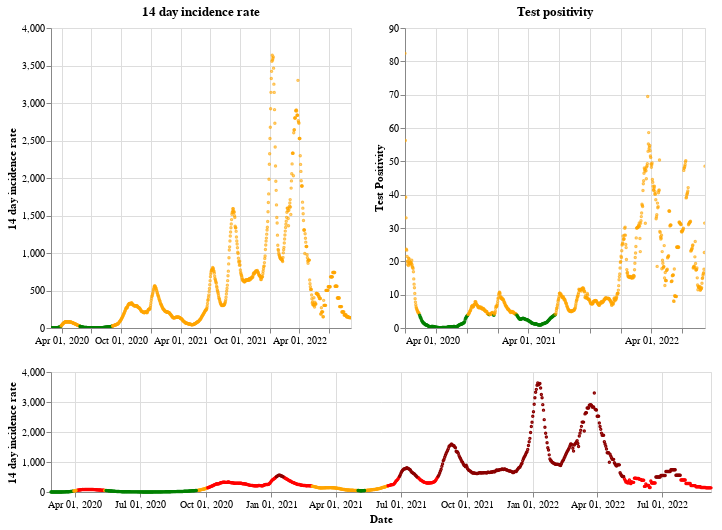

Notebook cell for this chart:
### Markdown cell above
## Scotland

### Code cell
plot_traffic_light('Scotland')

### Figure 1 — Vega-Lite specification as saved in the notebook (floating-point values rounded to 4 significant figures; data arrays with more than 128 entries replaced by an {"elided": "..."} marker saying what was removed)
{"config": {"view": {"continuousWidth": 400, "continuousHeight": 300}}, "vconcat": [{"hconcat": [{"mark": {"type": "point", "size": 2}, "encoding": {"color": {"condition": {"value": "green", "test": "(datum.twoWeeklyCasesRate <= 25)"}, "value": "orange"}, "tooltip": [{"type": "nominal", "field": "areaName"}, {"type": "temporal", "field": "date"}, {"type": "quantitative", "field": "twoWeeklyCasesRate"}, {"type": "quantitative", "field": "testPositivity"}], "x": {"type": "temporal", "axis": {"title": ""}, "field": "date", "scale": {"domain": {"selection": "DateBrush"}}, "timeUnit": "yearmonthdate"}, "y": {"type": "quantitative", "axis": {"title": "14 day incidence rate"}, "field": "twoWeeklyCasesRate"}}, "title": "14 day incidence rate", "width": 300}, {"mark": {"type": "point", "size": 2}, "encoding": {"color": {"condition": {"value": "green", "test": "(datum.testPositivity <= 4)"}, "value": "orange"}, "tooltip": [{"type": "nominal", "field": "areaName"}, {"type": "temporal", "field": "date"}, {"type": "quantitative", "field": "twoWeeklyCasesRate"}, {"type": "quantitative", "field": "testPositivity"}], "x": {"type": "temporal", "axis": {"title": ""}, "field": "date", "scale": {"domain": {"selection": "DateBrush"}}, "timeUnit": "yearmonthdate"}, "y": {"type": "quantitative", "axis": {"title": "Test Positivity"}, "field": "testPositivity"}}, "title": "Test positivity", "width": 300}]}, {"layer": [{"mark": {"type": "point", "size": 2}, "encoding": {"color": {"condition": {"value": "orange", "test": "(((datum.testPositivity < 4) && (datum.twoWeeklyCasesRate >= 50)) && (datum.twoWeeklyCasesRate < 200))"}, "value": "red"}, "opacity": {"condition": {"value": 1, "test": "((datum.twoWeeklyCasesRate >= 50) && (datum.twoWeeklyCasesRate < 500))"}, "value": 0}, "tooltip": [{"type": "nominal", "field": "areaName"}, {"type": "temporal", "field": "date"}, {"type": "quantitative", "field": "twoWeeklyCasesRate"}, {"type": "quantitative", "field": "testPositivity"}], "x": {"type": "temporal", "axis": {"title": "Date"}, "field": "date", "timeUnit": "yearmonthdate"}, "y": {"type": "quantitative", "axis": {"title": "14 day incidence rate"}, "field": "twoWeeklyCasesRate"}}, "selection": {"DateBrush": {"type": "interval", "encodings": ["x"], "fields": ["Time"]}}}, {"mark": {"type": "point", "size": 2}, "encoding": {"color": {"value": "darkred"}, "opacity": {"condition": {"value": 1, "test": "(datum.twoWeeklyCasesRate >= 500)"}, "value": 0}, "tooltip": [{"type": "nominal", "field": "areaName"}, {"type": "temporal", "field": "date"}, {"type": "quantitative", "field": "twoWeeklyCasesRate"}, {"type": "quantitative", "field": "testPositivity"}], "x": {"type": "temporal", "axis": {"title": "Date"}, "field": "date", "timeUnit": "yearmonthdate"}, "y": {"type": "quantitative", "axis": {"title": "14 day incidence rate"}, "field": "twoWeeklyCasesRate"}}}, {"mark": {"type": "point", "size": 2}, "encoding": {"color": {"condition": {"value": "green", "test": "((datum.testPositivity < 4) && (datum.twoWeeklyCasesRate < 50))"}, "value": "orange"}, "opacity": {"condition": {"value": 1, "test": "(datum.twoWeeklyCasesRate < 50)"}, "value": 0}, "tooltip": [{"type": "nominal", "field": "areaName"}, {"type": "temporal", "field": "date"}, {"type": "quantitative", "field": "twoWeeklyCasesRate"}, {"type": "quantitative", "field": "testPositivity"}], "x": {"type": "temporal", "axis": {"title": "Date"}, "field": "date", "timeUnit": "yearmonthdate"}, "y": {"type": "quantitative", "axis": {"title": "14 day incidence rate"}, "field": "twoWeeklyCasesRate"}}}], "height": 120, "width": 660}], "data": {"name": "data-49880944b4aa0b2d9207514e6d277006"}, "$schema": "https://vega.github.io/schema/vega-lite/v4.8.1.json", "datasets": {"data-49880944b4aa0b2d9207514e6d277006": {"elided": "923 records"}}}
